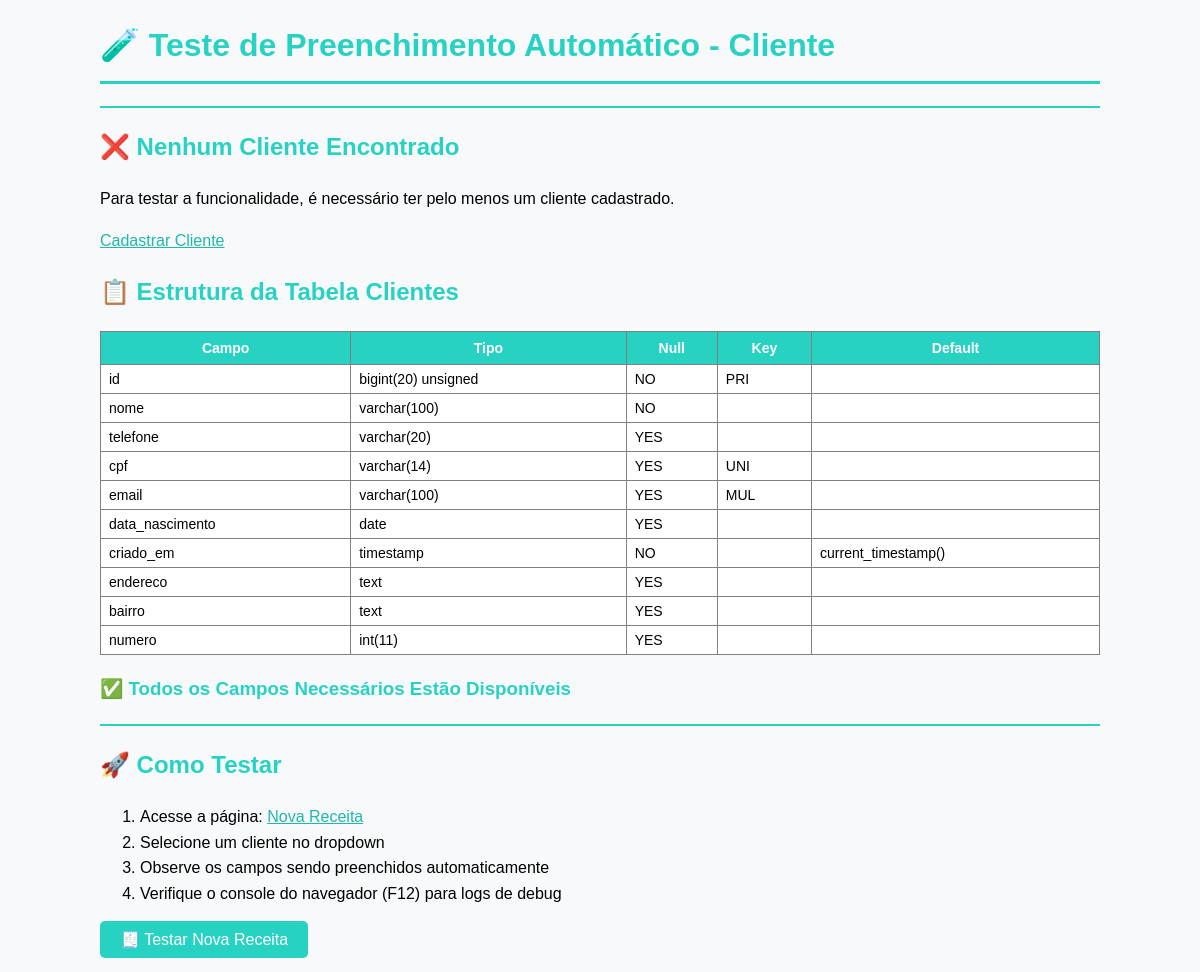
The page /otica/teste_preenchimento_cliente.php (signed in) on the database as committed earlier.
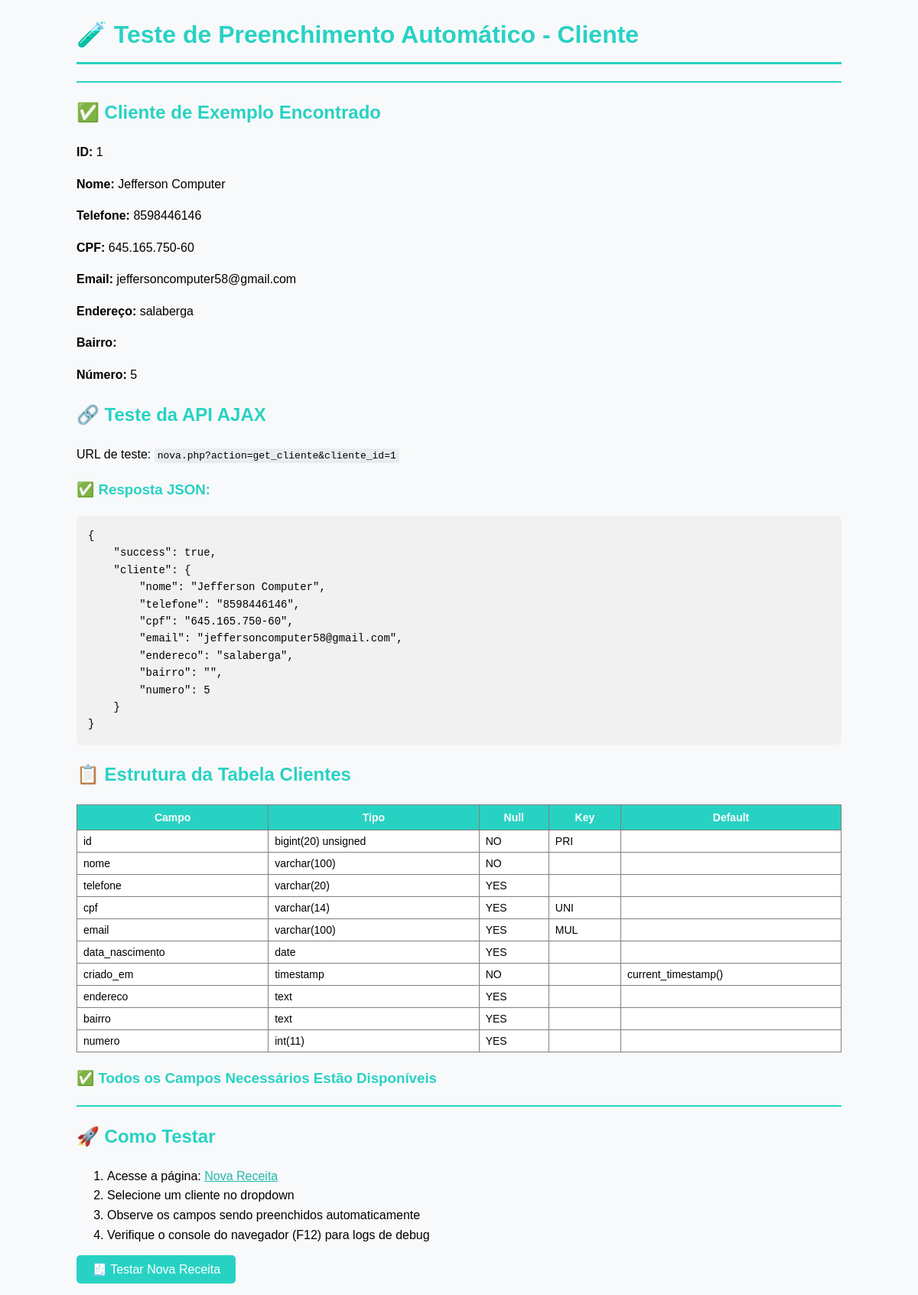
The same page on the database as committed later.
### tables this page shows
CREATE TABLE `clientes` (
  `id` bigint(20) UNSIGNED NOT NULL,
  `nome` varchar(100) NOT NULL,
  `telefone` varchar(20) DEFAULT NULL,
  `cpf` varchar(14) DEFAULT NULL,
  `email` varchar(100) DEFAULT NULL,
  `data_nascimento` date DEFAULT NULL,
  `criado_em` timestamp NOT NULL DEFAULT current_timestamp(),
  `endereco` text DEFAULT NULL,
  `bairro` text DEFAULT NULL,
  `numero` int(11) DEFAULT NULL
);

### otica/teste_preenchimento_cliente.php (the view, shortened to what this page needs)
<?php
$db = Database::getInstance()->getConnection();
echo "<h1>🧪 Teste de Preenchimento Automático - Cliente</h1>";
echo "<hr>";
try {
    $stmt = $db->prepare("SELECT id, nome, telefone, cpf, email, endereco, bairro, numero FROM clientes LIMIT 1");
    $stmt->execute();
    $cliente_exemplo = $stmt->fetch();
    if ($cliente_exemplo) {
        echo "<h2>✅ Cliente de Exemplo Encontrado</h2>";
        echo "<p><strong>ID:</strong> " . $cliente_exemplo['id'] . "</p>";
        echo "<p><strong>Nome:</strong> " . $cliente_exemplo['nome'] . "</p>";
        echo "<p><strong>Telefone:</strong> " . ($cliente_exemplo['telefone'] ?? 'Não informado') . "</p>";
        echo "<p><strong>CPF:</strong> " . ($cliente_exemplo['cpf'] ?? 'Não informado') . "</p>";
        echo "<p><strong>Email:</strong> " . ($cliente_exemplo['email'] ?? 'Não informado') . "</p>";
        echo "<p><strong>Endereço:</strong> " . ($cliente_exemplo['endereco'] ?? 'Não informado') . "</p>";
        echo "<p><strong>Bairro:</strong> " . ($cliente_exemplo['bairro'] ?? 'Não informado') . "</p>";
        echo "<p><strong>Número:</strong> " . ($cliente_exemplo['numero'] ?? 'Não informado') . "</p>";
        echo "<h2>🔗 Teste da API AJAX</h2>";
        echo "<p>URL de teste: <code>nova.php?action=get_cliente&cliente_id=" . $cliente_exemplo['id'] . "</code></p>";
        $stmt = $db->prepare("SELECT nome, telefone, cpf, email, endereco, bairro, numero FROM clientes WHERE id = ?");
        $stmt->execute([$_GET['cliente_id']]);
        $cliente = $stmt->fetch();
        if ($cliente) {
            $response = [
                'success' => true,
                'cliente' => $cliente
            ];
            echo "<h3>✅ Resposta JSON:</h3>";
            echo "<pre>" . json_encode($response, JSON_PRETTY_PRINT | JSON_UNESCAPED_UNICODE) . "</pre>";
        } else {
            echo "<p>❌ Cliente não encontrado na simulação</p>";
        }
    } else {
        echo "<h2>❌ Nenhum Cliente Encontrado</h2>";
        echo "<p>Para testar a funcionalidade, é necessário ter pelo menos um cliente cadastrado.</p>";
        echo "<p><a href='../views/clientes/novo.php'>Cadastrar Cliente</a></p>";
    }
    echo "<h2>📋 Estrutura da Tabela Clientes</h2>";
    $stmt = $db->query("DESCRIBE clientes");
    $columns = $stmt->fetchAll();
    echo "<table border='1' style='border-collapse: collapse; width: 100%;'>";
    echo "<tr><th>Campo</th><th>Tipo</th><th>Null</th><th>Key</th><th>Default</th></tr>";
    $required_fields = ['nome', 'telefone', 'cpf', 'email', 'endereco', 'bairro', 'numero'];
    foreach ($columns as $column) {
        echo "<tr>";
        echo "<td>" . $column['Field'] . "</td>";
        echo "<td>" . $column['Type'] . "</td>";
        echo "<td>" . $column['Null'] . "</td>";
        echo "<td>" . $column['Key'] . "</td>";
        echo "<td>" . $column['Default'] . "</td>";
        echo "</tr>";
        if (($key = array_search($column['Field'], $required_fields)) !== false) {
            unset($required_fields[$key]);
        }
    }
    echo "</table>";
    if (!empty($required_fields)) {
        echo "<h3>⚠️ Campos Ausentes</h3>";
        echo "<p>Os seguintes campos são necessários para o preenchimento automático mas não existem na tabela:</p>";
        echo "<ul>";
        foreach ($required_fields as $field) {
            echo "<li><code>$field</code></li>";
        }
        echo "</ul>";
        echo "<p><strong>Solução:</strong> Estes campos podem ser adicionados à tabela clientes ou o sistema funcionará apenas com os campos disponíveis.</p>";
    } else {
        echo "<h3>✅ Todos os Campos Necessários Estão Disponíveis</h3>";
    }
} catch (Exception $e) {
    echo "<p>❌ <strong>Erro:</strong> " . $e->getMessage() . "</p>";
}
echo "<hr>";
echo "<h2>🚀 Como Testar</h2>";
echo "<ol>";
echo "<li>Acesse a página: <a href='views/receitas/nova.php'>Nova Receita</a></li>";
echo "<li>Selecione um cliente no dropdown</li>";
echo "<li>Observe os campos sendo preenchidos automaticamente</li>";
echo "<li>Verifique o console do navegador (F12) para logs de debug</li>";
echo "</ol>";
echo "<p style='margin-top: 20px;'>";
echo "<a href='views/receitas/nova.php' style='background: #28d2c3; color: white; padding: 10px 20px; text-decoration: none; border-radius: 5px;'>🧾 Testar Nova Receita</a>";
echo "</p>";
?>
<!DOCTYPE html>
<html lang="pt-BR">
<head>
</head>
<body>
</body>
</html>

Rows that differ between the two databases and show on the page:
added clientes: id "1", nome "Jefferson Computer", telefone "8598446146", cpf "645.165.750-60", email "jeffersoncomputer58@gmail.com", endereco "salaberga", numero "5"
Other text that changed with them:
json_encode($response, JSON_PRETTY_PRINT | JSON_UNESCAPED_UNICODE): (not shown) → "{ \"success\": true, \"cliente\": { \"nome\": \"Jefferson Computer\", \"telefone\": \"8598446146\", \"cpf\": \"645.165.750-60\", \"email\": \"jeffersoncomputer58@gmail.com\", \"endereco\": \"salaberga\", \"bairro\": \"\", \"numero\": 5 } }"
text no longer shown: "❌ Nenhum Cliente Encontrado Para testar a funcionalidade, é necessário ter pelo menos um cliente cadastrado. Cadastrar Cliente"
text now shown: "✅ Cliente de Exemplo Encontrado ID: Nome: Telefone: CPF: Email: Endereço: Bairro: Número: 🔗 Teste da API AJAX URL de teste: nova.php?action=get_cliente&cliente_id= ✅ Resposta JSON:"
